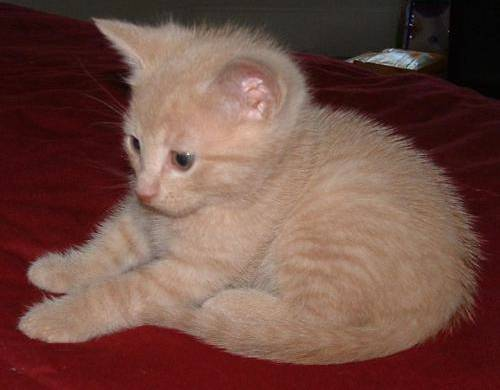
#> input picture training_data/cats/cats_00004.jpg, 500 x 390 px; its folder holds 3 pictures in this run
$ python train_svm.py
#> lines starting #> are read from the running program, lines starting #| are printed output that depends on the picture
import os
import cv2
import numpy as np
import pickle  # Dùng để lưu model

def extract_hog_features(img, filename):
    """Tính toán HOG descriptors cho một ảnh và trả về vector đặc trưng."""
    try:
        winSize = (64, 128)
        blockSize = (16, 16)
        blockStride = (8, 8)
        cellSize = (8, 8)
        nbins = 9
        hog = cv2.HOGDescriptor(winSize, blockSize, blockStride, cellSize, nbins)
        img = cv2.resize(img, winSize)
        hogs = hog.compute(img)
        return hogs.flatten()
    except Exception as e:
        print(f"Lỗi khi xử lý {filename}: {e}")
        return None


def load_training_data(train_dir):
    """Đọc dữ liệu từ thư mục huấn luyện và trả về features và labels."""
#> called with train_dir = './training_data'
    X = []
    y = []
    cat_dir = os.path.join(train_dir, "cats")
    dog_dir = os.path.join(train_dir, "dogs")
    # Đọc ảnh mèo
    if os.path.exists(cat_dir):
        for filename in os.listdir(cat_dir):
            if filename.lower().endswith(('.png', '.jpg', '.jpeg')):
                img_path = os.path.join(cat_dir, filename)
                try:
                    img = cv2.imread(img_path)
#> img is the input picture: shape (390, 500, 3); mean B, G, R 67.4, 76.3, 112.8
                    if img is None:
                        print(f"Không thể đọc ảnh: {filename}, bỏ qua.")
                        continue
                    features = extract_hog_features(img, filename)
#> in extract_hog_features, `img = cv2.resize(img, winSize)`:
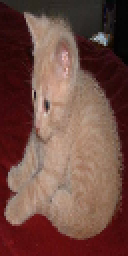
#> img: shape (128, 64, 3) (shown 2 times larger); mean of channels 0, 1, 2 67.3, 76.2, 112.6; drawn as B, G, R
#> in extract_hog_features, `hogs = hog.compute(img)`: hogs = 3780 values, max 0.391 at index 306, min 0.0024 at index 3272, mean 0.144
#> features has the same summary as hogs in extract_hog_features
                    if features is not None:
                        X.append(features)
                        y.append(-1)  # Mèo được gán nhãn -1
                except Exception as e:
                    print(f"Lỗi xử lý ảnh: {filename}, {e}")
#> pass 2 of the loop in load_training_data, `for filename in os.listdir(cat_dir):`:
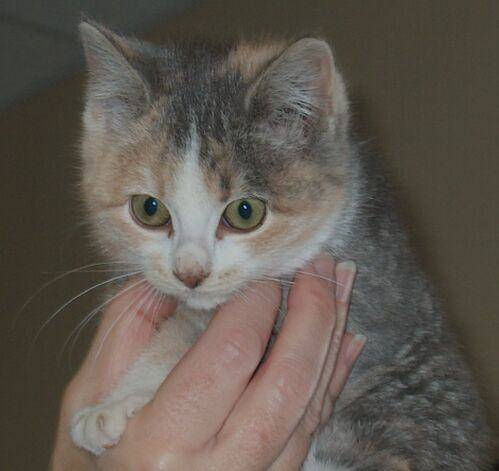
#> input picture training_data/cats/cats_00008.jpg, 499 x 471 px
#> in load_training_data, img is the input picture: shape (471, 499, 3); mean B, G, R 81, 89, 96.6
#> in extract_hog_features (call 2), `img = cv2.resize(img, winSize)`:
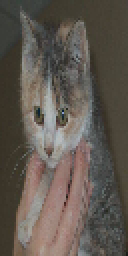
#> img: shape (128, 64, 3) (shown 2 times larger); mean of channels 0, 1, 2 80.9, 88.9, 96.5; drawn as B, G, R
#> hogs = 3780 values, max 0.426 at index 126, min 0.00102 at index 2901, mean 0.14
#> features has the same summary as hogs in extract_hog_features
#> pass 3 of the loop in load_training_data, `for filename in os.listdir(cat_dir):`:
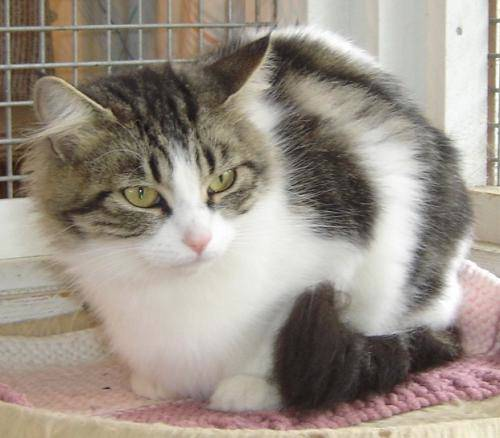
#> input picture training_data/cats/cats_00010.jpg, 500 x 438 px
#> in load_training_data, img is the input picture: shape (438, 500, 3); mean B, G, R 136.2, 146.5, 155.9
#> in extract_hog_features (call 3), `img = cv2.resize(img, winSize)`:
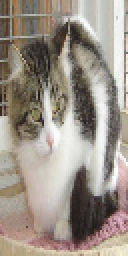
#> img: shape (128, 64, 3) (shown 2 times larger); mean of channels 0, 1, 2 136.1, 146.3, 155.8; drawn as B, G, R
#> hogs = 3780 values, max 0.42 at index 1999, min 0 at index 1958, mean 0.136
#> features has the same summary as hogs in extract_hog_features
#> in train_data, `X_train, y_train = load_training_data(train_dir)`: y_train = [-1, -1, -1]
    # Đọc ảnh chó
    if os.path.exists(dog_dir):
        for filename in os.listdir(dog_dir):
            if filename.lower().endswith(('.png', '.jpg', '.jpeg')):
                img_path = os.path.join(dog_dir, filename)
                try:
                    img = cv2.imread(img_path)
                    if img is None:
                        print(f"Không thể đọc ảnh: {filename}, bỏ qua.")
                        continue
                    features = extract_hog_features(img, filename)
                    if features is not None:
                        X.append(features)
                        y.append(1)  # Chó được gán nhãn 1
                except Exception as e:
                    print(f"Lỗi xử lý ảnh: {filename}, {e}")
    return np.array(X), np.array(y)

def calculate_w_and_b(X, y):
    """Tính w và b dựa trên trung bình của dữ liệu."""
    apple_indices = np.where(y == 1)
#> apple_indices = (empty array,)
    orange_indices = np.where(y == -1)
#> orange_indices = ([0, 1, 2],)

    if len(apple_indices[0]) == 0 or len(orange_indices[0]) == 0:
        print("Không đủ dữ liệu để tính w và b.")
        return None, None

    mean_apple = np.mean(X[apple_indices], axis=0)
    mean_orange = np.mean(X[orange_indices], axis=0)

    w = mean_apple - mean_orange
    b = np.dot(w, (mean_apple + mean_orange) / 2)

    return w, b

# [58 lines left out: functions load_data_no_labels, assign_labels, save_labeled_data, not called in this run]


def train_data(train_dir, input_test_dir, output_dir):
  # 1. Load training data
    X_train, y_train = load_training_data(train_dir)

    # 2. Calculate w and b
    w, b = calculate_w_and_b(X_train, y_train)
    if w is not None and b is not None:

        # 3. Load data to classify
        X_test, filenames = load_data_no_labels(input_test_dir)

        # 4. Assign labels based on w and b
        y_pred = assign_labels(X_test, w, b)

        # 5. Save labeled data to file
        save_labeled_data(X_test, y_pred, filenames, output_dir)
    else:
      print("Không thể tính w và b. Kiểm tra dữ liệu huấn luyện.")

# Main
if __name__ == "__main__":
    train_dir = './training_data'  # Đường dẫn đến thư mục huấn luyện (cats và dogs)
    input_test_dir = './image' # Đường dẫn đến thư mục chứa ảnh cần phân loại
    output_dir = './classified_images' # Đường dẫn đến thư mục lưu kết quả

    train_data(train_dir, input_test_dir, output_dir)
